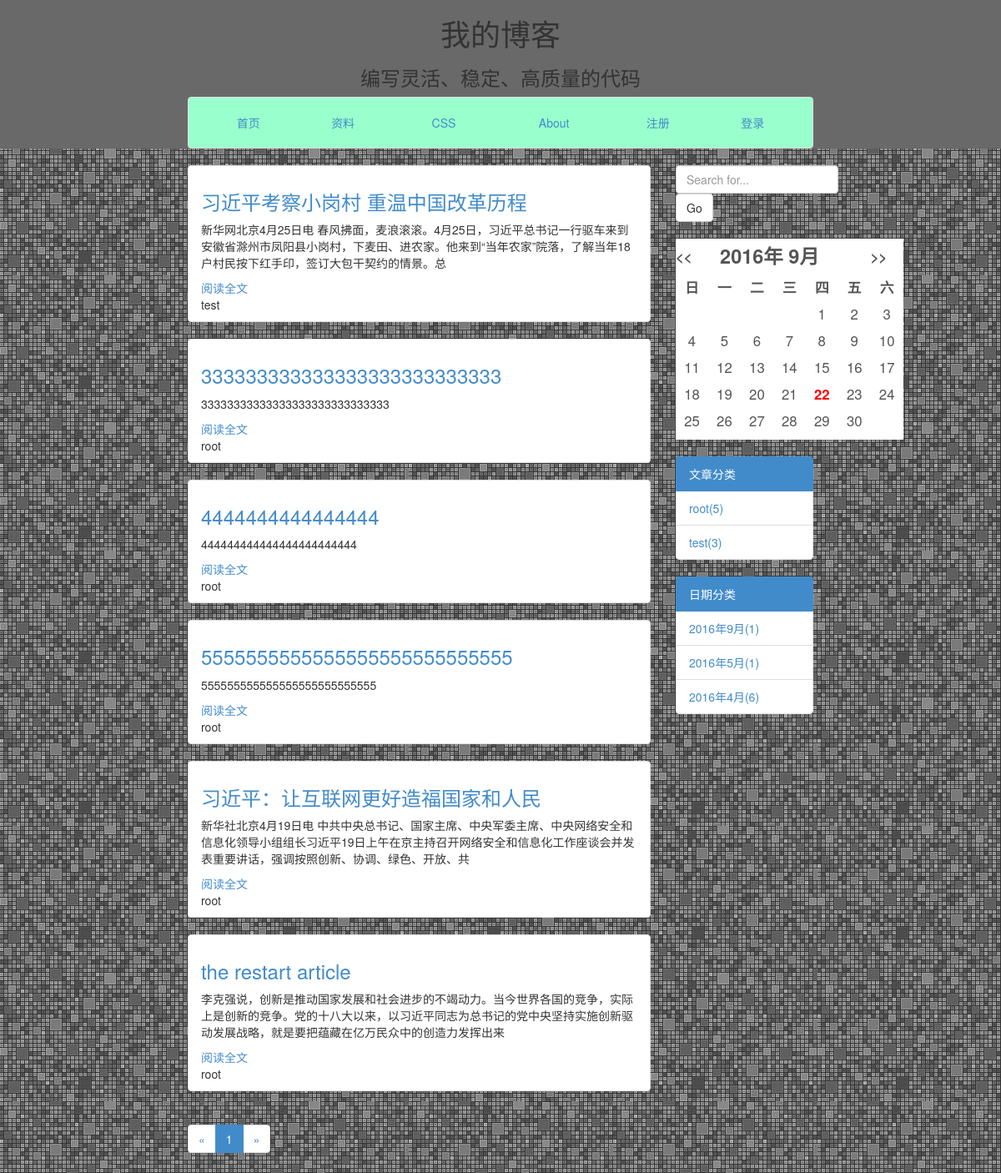
Page /blog/2016/4/ on the committed database.
### blog/models.py (models this page shows, shortened)
class Article(models.Model):
    title = models.CharField(max_length=100)
    author = models.ForeignKey(User)
    content = models.TextField()
    category = models.ForeignKey(Category, blank=True, null=True)
    cre_date = models.DateTimeField(auto_now_add=True)
    update = models.DateTimeField(auto_now_add=True)
    status = models.SmallIntegerField(default=0,choices=STATUS.items())

class Category(models.Model):
    name = models.CharField(max_length=30)
    class Meta:
        ordering = ['-id']

### blog/views.py (the view)
class ArticleMonthArchiveView(MonthArchiveView):
    template_name = 'blog/main/index.html'
    queryset = Article.objects.all()
    date_field = "cre_date"
    context_object_name = 'articles'
    paginate_by = PAGENUM

### blog/custom_processors.py (called while the page is built)
def month_list(request):
    articles = Article.objects.all()
    year_month = set()
    for a in articles:
        year_month.add((a.cre_date.year,a.cre_date.month))
    counter = {}.fromkeys(year_month,0)
    for a in articles:
        counter[(a.cre_date.year,a.cre_date.month)] += 1
    year_month_number = []
    for key in counter:
        year_month_number.append([key[0],key[1],counter[key]])
    year_month_number.sort(reverse=True)
    return {'year_month_number': year_month_number}

def category(request):
    category1 = Category.objects.annotate(num_article=Count('article'))
    return {"categories": category1}

### blog/templatetags/custom_markdown.py (called while the page is built)
@register.filter(is_safe=True)  # 注册template filter
@stringfilter  # 希望字符串作为参数
def custom_markdown(value):
    return mark_safe(markdown.markdown(value,
                                       extensions=['markdown.extensions.fenced_code', 'markdown.extensions.codehilite'],
                                       safe_mode=True,
                                       enable_attributes=False))

### blog/templates/blog/main/index.html
{% extends "blog/base.html" %}
{% load custom_markdown %}
    {% block context %}
        {% if articles %}
        {% for article in articles %}
        <div class="list-group">
            <li class="list-group-item">
            <h3>
            <a href="{% url 'blog:detail' article.id %}" >
                {{ article.title }} <br /></a>
            </h3>
                {{ article.content|custom_markdown|truncatechars_html:100 }}
            <a href="{% url 'blog:detail' article.id %}" >
                阅读全文</a>
            <br />
            {{ article.author }}
            </li>
        </div>
        {% endfor %}
        {% else %}
                <p>No articles are available.</p>
        {% endif %}
<nav>
    <ul class="pagination ">
    <li>
        {% if page_obj.has_previous %}
            <a href="?page={{ page_obj.previous_page_number }}" class="active">&laquo;</a>
        {% else %}
            <a href="" >&laquo;</a>
        {% endif %}
    </li>
    <li>
        {% for i in page_obj.paginator.page_range %}
            <li {% if page_obj.number == i %}class="active"{% endif %}>
                <a  href="?page={{ i }}">{{ i }}</a>
            </li>
        {% endfor %}
    </li>
    <li>
        {% if page_obj.has_next %}
            <a href="?page={{ page_obj.next_page_number }}" >&raquo;</a>
        {% else %}
            <a href="" >&raquo;</a>
        {% endif %}
    </li>
    </ul>
</nav>
    {% endblock context %}

### blog/templates/blog/side/category.html
{% block category %}
<div class="list-group">
                <a class="list-group-item active">
                文章分类
                </a>
                {% if categories %}
                {% for c in categories %}
                <li class="list-group-item">
                <a href="{% url 'blog:category' c.name %}">{{ c.name }}({{ c.num_article }})</a>
                </li>
                {% endfor %}
                {% endif %}
</div>
{% endblock category %}

### rows in the picture
Article: title "习近平考察小岗村 重温中国改革历程", content|custom_markdown "新华网北京4月25日电 春风拂面，麦浪滚滚。4月25日，习近平总书记一行驱车来到安徽省滁州市凤阳县小岗村，下麦田、进农家。他来到“当年农家”院落，了解当年18户村民按下红手印，签订大包干契约的情景。总", author "test"
Article: title "333333333333333333333333333", content|custom_markdown "33333333333333333333333333333", author "root"
Article: title "4444444444444444", content|custom_markdown "444444444444444444444444", author "root"
Article: title "5555555555555555555555555555", content|custom_markdown "555555555555555555555555555", author "root"
Article: title "习近平：让互联网更好造福国家和人民", content|custom_markdown "新华社北京4月19日电 中共中央总书记、国家主席、中央军委主席、中央网络安全和信息化领导小组组长习近平19日上午在京主持召开网络安全和信息化工作座谈会并发表重要讲话，强调按照创新、协调、绿色、开放、共", author "root"
Article: title "the restart article", content|custom_markdown "李克强说，创新是推动国家发展和社会进步的不竭动力。当今世界各国的竞争，实际上是创新的竞争。党的十八大以来，以习近平同志为总书记的党中央坚持实施创新驱动发展战略，就是要把蕴藏在亿万民众中的创造力发挥出来", author "root"
Category: name "root", num_article "5"
Category: name "test", num_article "3"

### other values in the picture
{{ i }} "1"
{{ y }} "2016" "2016" "2016"
{{ m }} "9" "5" "4"
{{ n }} "1" "1" "6"
